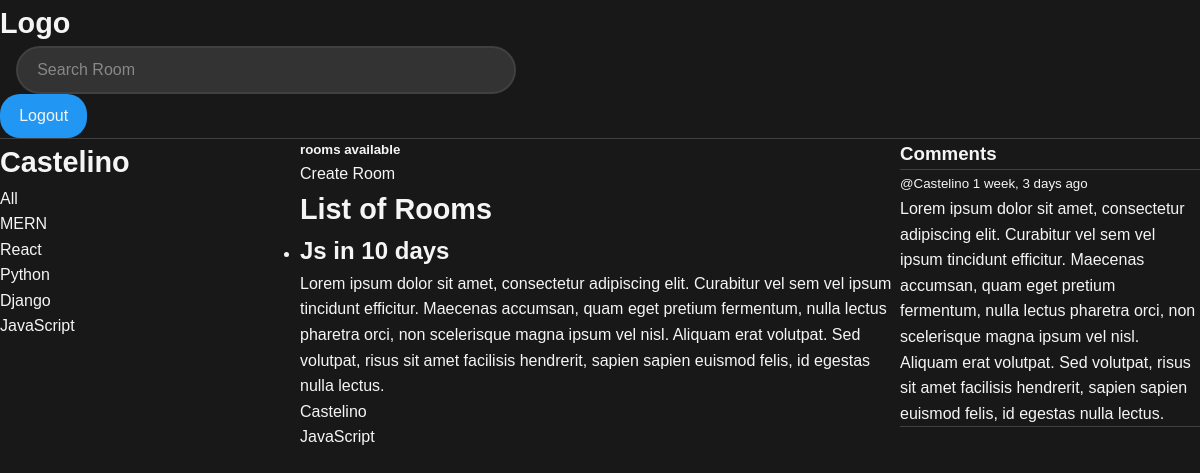
Before: /profile/3/ with the older database file.
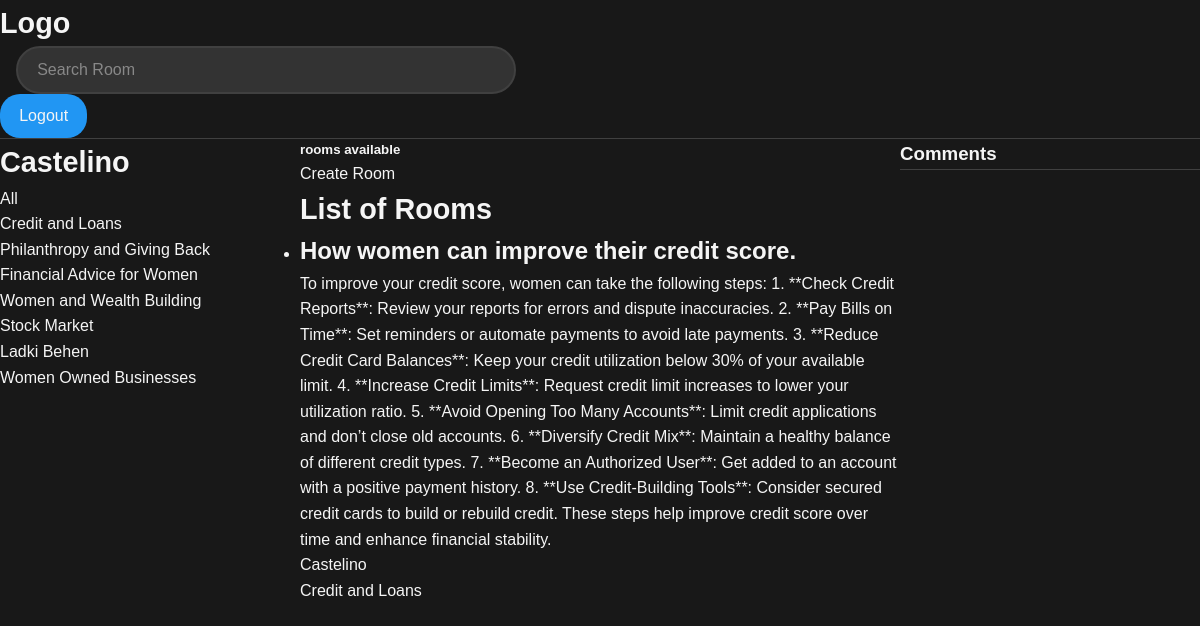
After: the same page with the newer database file.
### base/models.py (models this page shows, shortened)
class Topic(models.Model):
    name=models.CharField(max_length=200)

class Room(models.Model):
    host=models.ForeignKey(User, on_delete=models.SET_NULL, null=True)
    topic=models.ForeignKey(Topic, on_delete=models.SET_NULL, null=True)
    name = models.CharField(max_length=200)
    description = models.TextField(null=True, blank=True)
    participants=models.ManyToManyField(User, related_name="participants", blank=True)
    updated = models.DateTimeField(auto_now=True)
    created = models.DateTimeField(auto_now_add=True)
    class Meta:
        ordering=["-updated", "-created"]

class Message(models.Model):
    user=models.ForeignKey(User, on_delete=models.CASCADE)
    room = models.ForeignKey(Room, on_delete=models.CASCADE)
    body= models.TextField()
    updated = models.DateTimeField(auto_now=True)
    created = models.DateTimeField(auto_now_add=True)

### base/views.py (the view)
# urls.py: path("profile/<str:pk>/", views.userprofile, name="user-profile"),
def userprofile(request, pk):
    user = User.objects.get(id=pk)
    rooms=user.room_set.all()
    topics=Topic.objects.all()
    room_messages=user.message_set.all()
    context = {"user": user, "rooms":rooms, "room_messages":room_messages, "topics":topics}
    return render(request, "base/profile.html", context)

### base/templates/base/profile.html (shortened to what this page needs)
{% extends 'main.html' %}
{%block content%}
<div class="container">
    <div>
<h1>{{user.username}}</h1>
{%include 'base/sidebar.html' %}
    </div>
    <div>
{%include 'base/roomsdisplay.html' %}
    </div>
    <div>
{%include 'base/commentdisplay.html' %}
    </div>
</div>
{%endblock%}

### templates/main.html (shortened to what this page needs)
{% load static %}
<!DOCTYPE html>
<html lang="en">
  <head>
    <link rel="stylesheet" href="{% static 'styles/main.css' %}">
  </head>
  <body>
    {% include 'navbar.html'%}  {% block content%} {%endblock%}
  </body>
</html>

### templates/navbar.html
{% load static %}
<a href="/">
    <h1>Logo</h1>
</a>
<form action="{% url 'base:home' %}" method="GET">
    <input type="text" name="q" placeholder="Search Room">
</form>
{% if user.is_authenticated %}
    <div class="auth-links">
        <a href="{% url 'base:logoutpage' %}">Logout</a>
    </div>
{% else %}
    <div class="auth-links">
        <a href="{% url 'base:loginpage' %}">Login</a>
    </div>
{% endif %}
<hr>

### base/templates/base/sidebar.html
<div>
    <a href="{% url 'base:home' %}">All</a>
  </div>
  <ul>
    {% for topic in topics %}
      <li><a href="{% url 'base:home' %}?q={{ topic.name }}">{{ topic.name }}</a></li>
    {% empty %}
      <p>No topics available.</p>
    {% endfor %}
  </ul>

### base/templates/base/roomsdisplay.html (shortened to what this page needs)
<h5>{{room_count}} rooms available</h5>
<a href="{% url 'base:createRoom' %}">Create Room</a>
<h1>List of Rooms</h1>
<ul>
  {% for room in rooms %}
  <li>
    <a href="{% url 'base:room' room.id %}">
      <h2>{{ room.name }}</h2>
      <p>{{ room.description }}</p>
      {% if room.host %}
<a href="{% url 'base:user-profile' room.host.id %}">
  {{ room.host }}
</a>
{% else %}
<p>Host information not available</p>
{% endif %}
      <p>{{ room.topic.name }}</p>
    </a>
  </li>
  {% empty %}
  <p>No rooms available.</p>
  {% endfor %}
</ul>

### base/templates/base/commentdisplay.html (shortened to what this page needs)
<h3>Comments</h3>
<hr />
{%for message in room_messages%}
<small>@{{message.user}} {{message.created|timesince}} ago</small>
<p>{{message.body}}</p>
<hr />
{% endfor %}

### static/styles/main.css (style rules this page uses)
* { margin: 0; padding: 0; box-sizing: border-box; }
body { font-family: Arial, sans-serif; background-color: #181818; color: #f5f5f5; line-height: 1.6; }
h1 { font-size: 1.8rem; font-weight: 700; color: #f5f5f5; text-decoration: none; }
a { text-decoration: none; color: inherit; transition: color 0.3s ease; }
form { flex: 1; max-width: 500px; margin: 0 1rem; }
input[type="text"] { width: 100%; padding: 0.8rem 1.2rem; border: 2px solid #404040; border-radius: 25px; font-size: 1rem; background-color: #333333; color: #f5f5f5; transition: all 0.3s ease; }
input[type="text"]::placeholder { color: #888888; }
.auth-links { display: flex; gap: 1rem; align-items: center; }
.auth-links a { padding: 0.6rem 1.2rem; border-radius: 20px; font-weight: 500; background-color: #2196f3; color: #f5f5f5; transition: all 0.3s ease; }
hr { border: none; height: 1px; background-color: #404040; margin: 0; }

### base/templates/base/profile.html (style rules this page uses)
.container { display: grid; grid-template-columns:1fr 2fr 1fr; }

Changed rows visible on the page:
removed Topic: name "MERN"
removed Topic: name "React"
removed Topic: name "Python"
removed Topic: name "Django"
removed Topic: name "JavaScript"
removed Room: name "Js in 10 days", description "Lorem ipsum dolor sit amet, consectetur adipiscing elit. Curabitur vel sem vel ipsum tincidunt efficitur. Maecenas accumsan, quam eget pretium fermentum, nulla lectus pharetra orci, non scelerisque magna ipsum vel nisl. Aliquam erat volutpat. Sed volutpat, risus sit amet facilisis hendrerit, sapien sapien euismod felis, id egestas nulla lectus.", host "Castelino", topic.name "JavaScript"
removed Message: user "Castelino", created "1 week, 3 days", body "Lorem ipsum dolor sit amet, consectetur adipiscing elit. Curabitur vel sem vel ipsum tincidunt efficitur. Maecenas accumsan, quam eget pretium fermentum, nulla lectus pharetra orci, non scelerisque magna ipsum vel nisl. Aliquam erat volutpat. Sed volutpat, risus sit amet facilisis hendrerit, sapien sapien euismod felis, id egestas nulla lectus."
added Topic: name "Credit and Loans"
added Topic: name "Philanthropy and Giving Back"
added Topic: name "Financial Advice for Women"
added Topic: name "Women and Wealth Building"
added Topic: name "Stock Market"
added Topic: name "Ladki Behen"
added Topic: name "Women Owned Businesses"
added Room: name "How women can improve their credit score.", description "To improve your credit score, women can take the following steps: 1. **Check Credit Reports**: Review your reports for errors and dispute inaccuracies. 2. **Pay Bills on Time**: Set reminders or automate payments to avoid late payments. 3. **Reduce Credit Card Balances**: Keep your credit utilization below 30% of your available limit. 4. **Increase Credit Limits**: Request credit limit increases to lower your utilization ratio. 5. **Avoid Opening Too Many Accounts**: Limit credit applications and don’t close old accounts. 6. **Diversify Credit Mix**: Maintain a healthy balance of different credit types. 7. **Become an Authorized User**: Get added to an account with a positive payment…", host "Castelino", topic.name "Credit and Loans"
